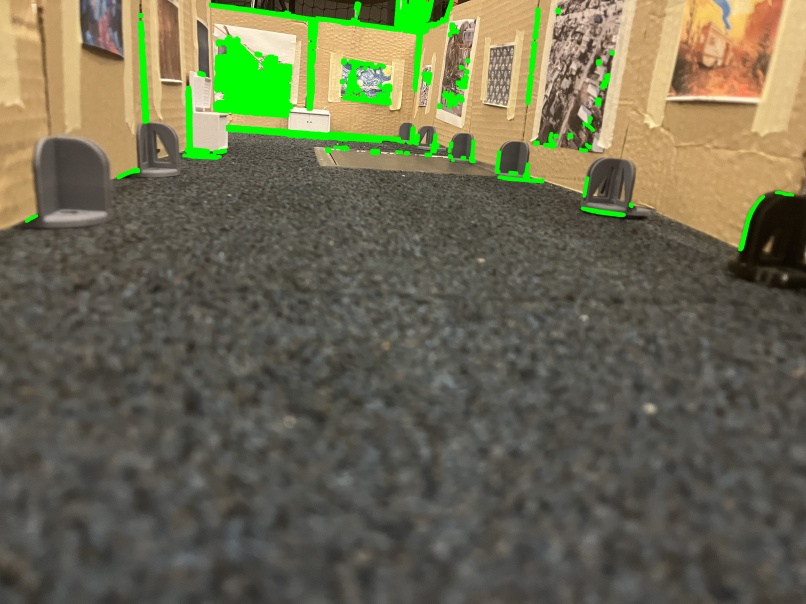
#> input picture DSP_codes/ground/IMG_3826.jpeg, 806 x 604 px
$ python -i boder_detection.py   (imports and definitions only)   (older library calls are emulated)
#> lines starting #> are read from the running program, lines starting #| are printed output that depends on the picture; after the words box and inside, x2 and y2 are one past the last pixel; in counts of white or black regions, pixels touching at a corner belong together
#> further down, picture is the input picture: shape (604, 806, 3); mean B, G, R 81.7, 106.2, 107.6
import cv2
import os
import numpy as np


def detect_large_edges(input_image, sigma=1.0, gradient_threshold=100, kernel_size=9, display_scale=0.2, min_contour_length=20):
    """
    Detect large edges in an image using the gradient method and filter noise using contour filtering.

    Parameters:
        image_path (str): Path to the input image.
        sigma (float): Gaussian blur standard deviation.
        gradient_threshold (int): Threshold to filter weak gradients.
        kernel_size (int): Size of the Sobel operator kernel (must be odd).
        display_scale (float): Scale factor to resize the output for display.
        min_contour_length (int): Minimum contour length to retain.

    Returns:
        numpy.ndarray: Edge-detected image resized for display.
    """
#> called with sigma = 1, gradient_threshold = 100, kernel_size = 9, display_scale = 0.2, min_contour_length = 20
    # Load the image in grayscale
    #original_image = cv2.imread(image_path)
    #if original_image is None:
        #raise FileNotFoundError(f"Image not found at {image_path}")
    grayscale_image = cv2.cvtColor(input_image, cv2.COLOR_BGR2GRAY)
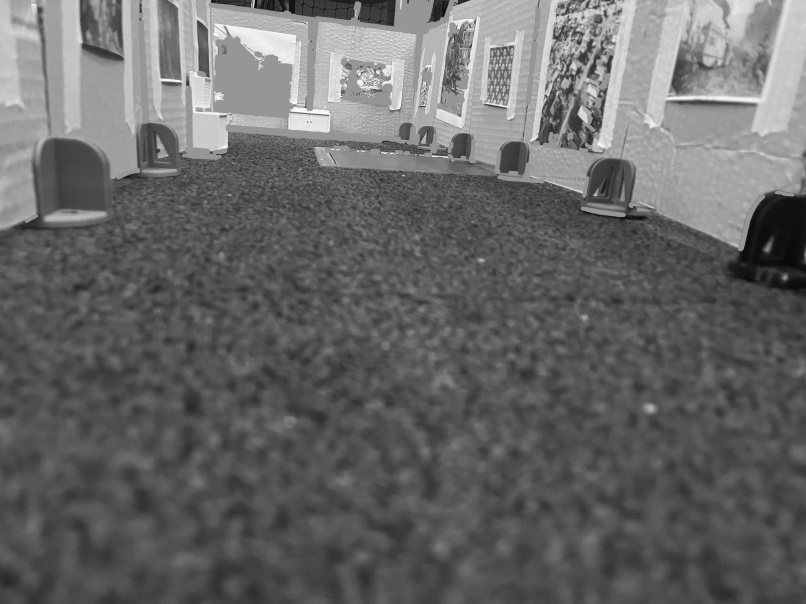
#> grayscale_image: shape (604, 806); min 4, max 253, mean 103.8

    # Apply Gaussian Blur to reduce noise
    blurred = cv2.GaussianBlur(grayscale_image, (0, 0), sigma)

    # Compute gradients using the Sobel operator
    grad_x = cv2.Sobel(blurred, cv2.CV_64F, 1, 0, ksize=kernel_size)
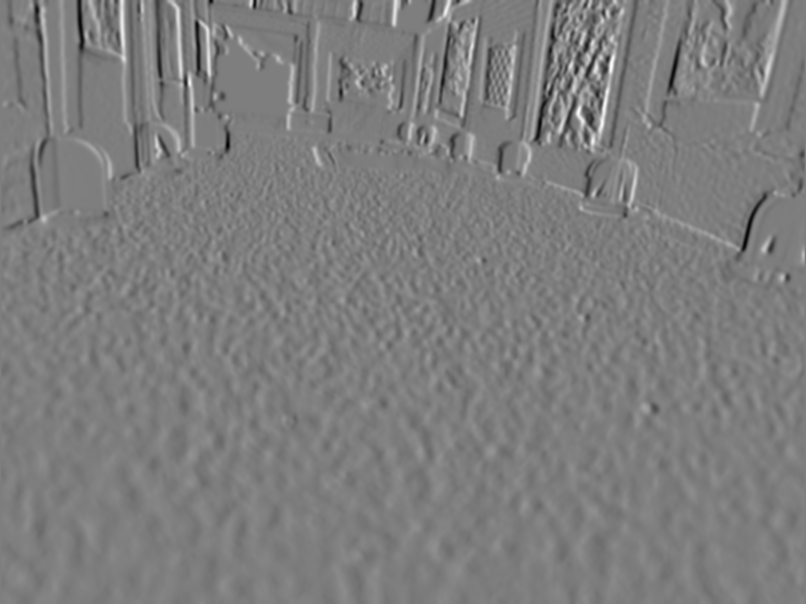
#> grad_x: shape (604, 806) float64; min -1053046, max 1077317, mean -749.3; drawn with min black and max white
    grad_y = cv2.Sobel(blurred, cv2.CV_64F, 0, 1, ksize=kernel_size)
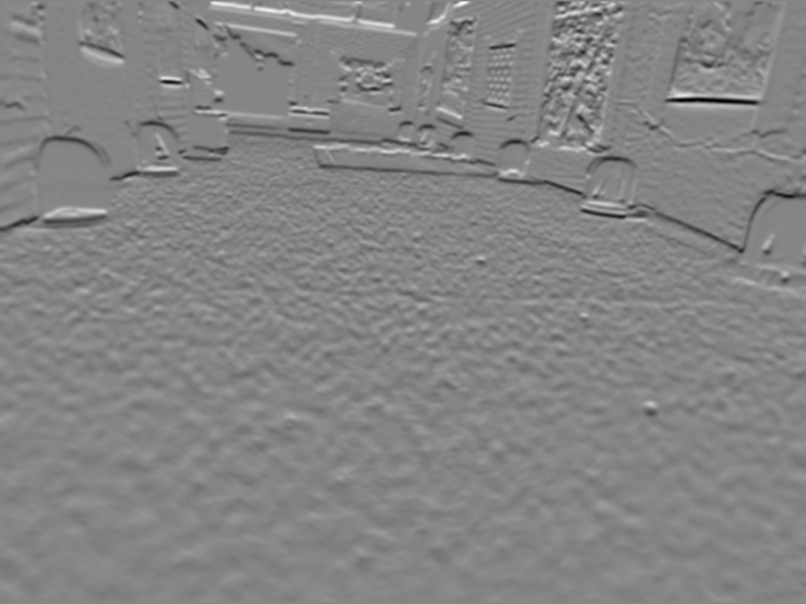
#> grad_y: shape (604, 806) float64; min -1106053, max 1011914, mean -3463.9; drawn with min black and max white

    # Compute gradient magnitude
    gradient_magnitude = np.sqrt(grad_x**2 + grad_y**2)
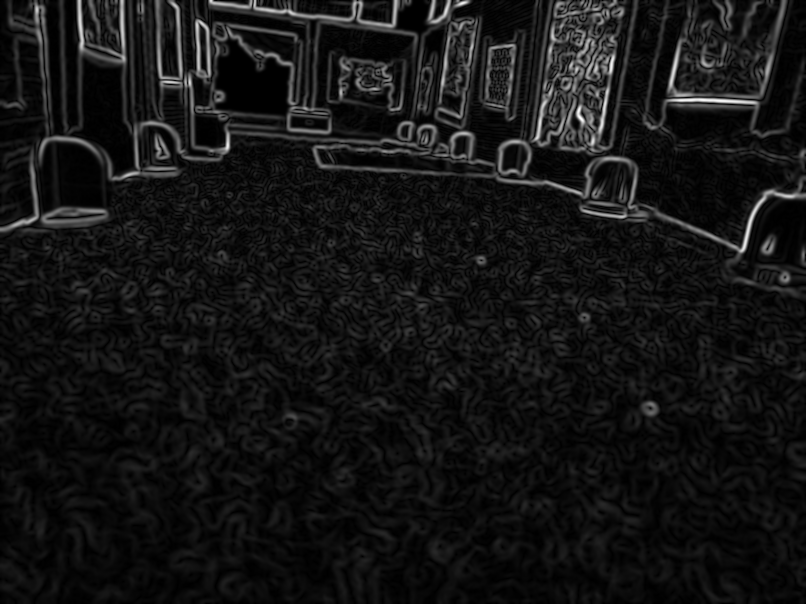
#> gradient_magnitude: shape (604, 806) float64; min 0, max 1134726.2, mean 93671.9; drawn with min black and max white
    gradient_magnitude = cv2.convertScaleAbs(gradient_magnitude)
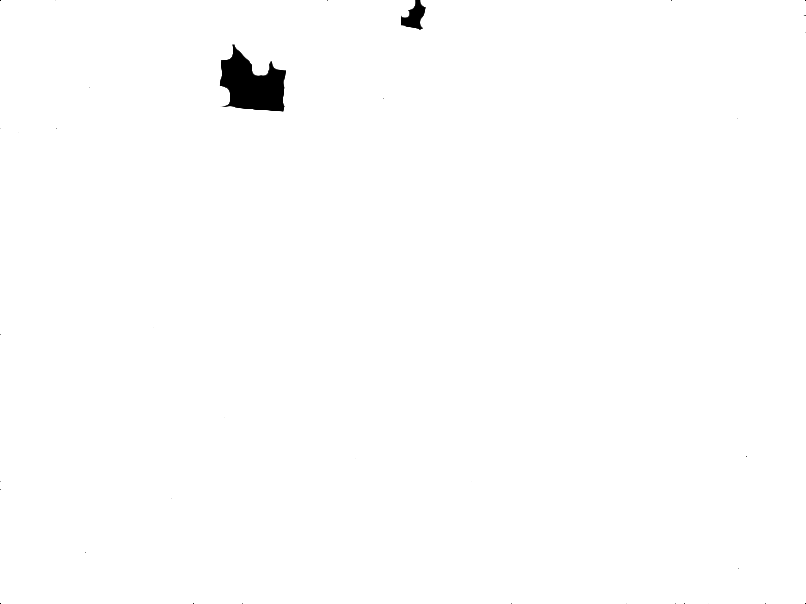
#> gradient_magnitude: shape (604, 806); min 0, max 255, mean 253.4

    # Apply threshold to filter weak gradients
    _, large_edges = cv2.threshold(gradient_magnitude, gradient_threshold, 255, cv2.THRESH_BINARY)
#> large_edges: shape (604, 806); 99.4% white; 14 black regions (12 under 20 px)

    # Find contours in the edge-detected image
    contours, _ = cv2.findContours(large_edges, cv2.RETR_EXTERNAL, cv2.CHAIN_APPROX_SIMPLE)
#> contours = 1 contour; box (x1, y1, x2, y2) and area: (0, 0, 806, 604) 484968

    # Create an empty mask to draw filtered contours
    filtered_edges = np.zeros_like(large_edges)

    # Filter contours by length and draw them on the mask
    for contour in contours:
        if cv2.arcLength(contour, closed=False) > min_contour_length:
            cv2.drawContours(filtered_edges, [contour], -1, 255, thickness=cv2.FILLED)
#> this loop made 1 pass
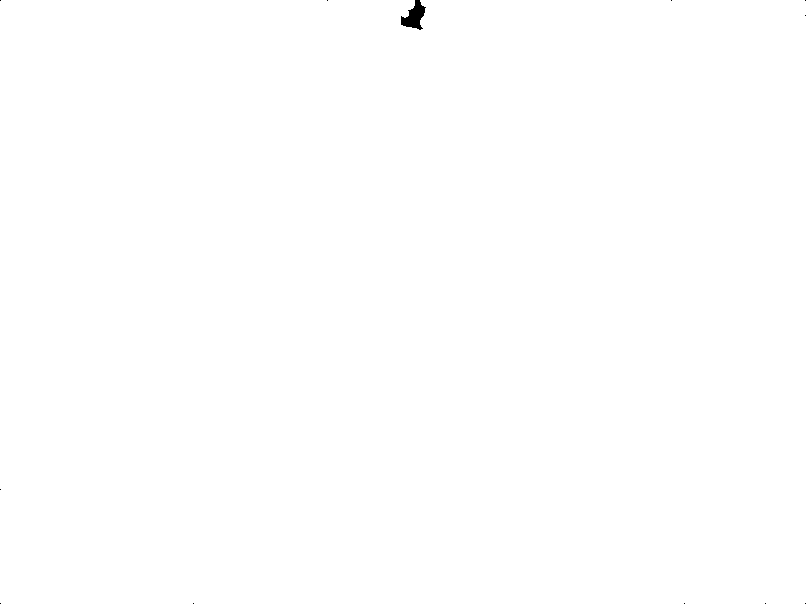
#> filtered_edges: shape (604, 806); 99.9% white; 12 black regions (11 under 20 px), largest, box (x1, y1, x2, y2) and area: (401, 0, 426, 30) 398

    # Resize the edges image for display
    edges_resized = cv2.resize(filtered_edges, None, fx=display_scale, fy=display_scale, interpolation=cv2.INTER_AREA)

    return edges_resized


# Paths to images
current_path = os.getcwd()
image_path = os.path.join(current_path, 'DSP_codes','photos', 'IMG-3644.jpg')

# [7 lines of commented-out code are left out]

>>> import cv2
>>> picture = cv2.imread('../ground/IMG_3826.jpeg')
>>> result = detect_large_edges(picture)

$ run again, on DSP_codes/ground/IMG_3827.jpeg
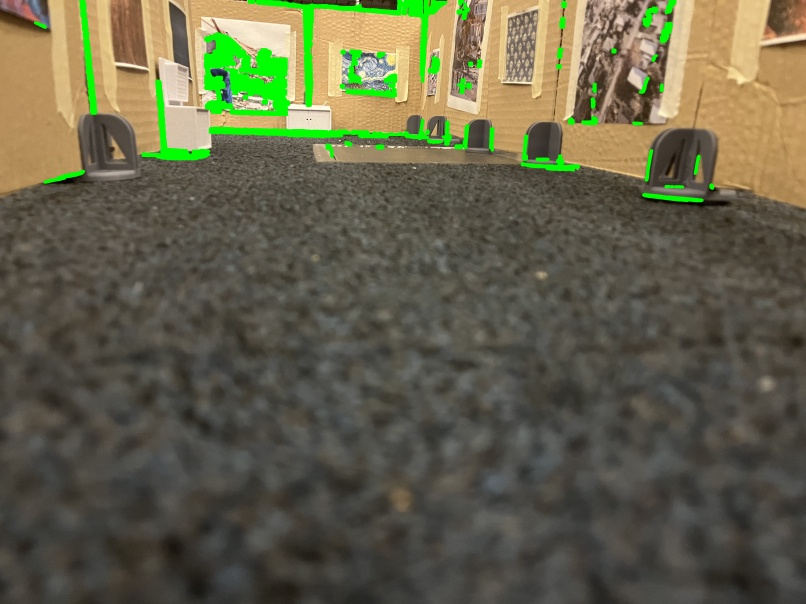
#> input picture DSP_codes/ground/IMG_3827.jpeg, 806 x 604 px
#> picture is the input picture: shape (604, 806, 3); mean B, G, R 74.9, 98.4, 100.2
#> in detect_large_edges, `grad_y = cv2.Sobel(blurred, cv2.CV_64F, 0, 1, ksize=kernel_size)`:
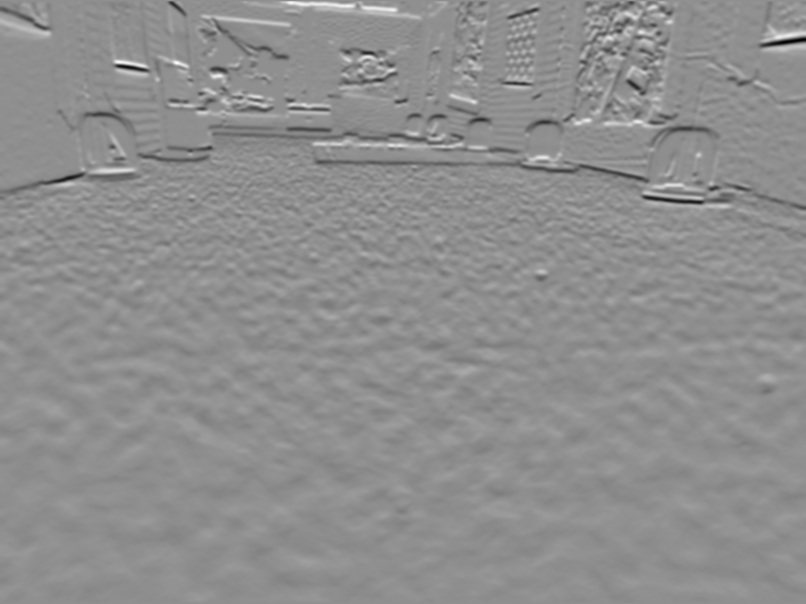
#> grad_y: shape (604, 806) float64; min -1222183, max 951482, mean -4586; drawn with min black and max white
#> in detect_large_edges, `gradient_magnitude = np.sqrt(grad_x**2 + grad_y**2)`:
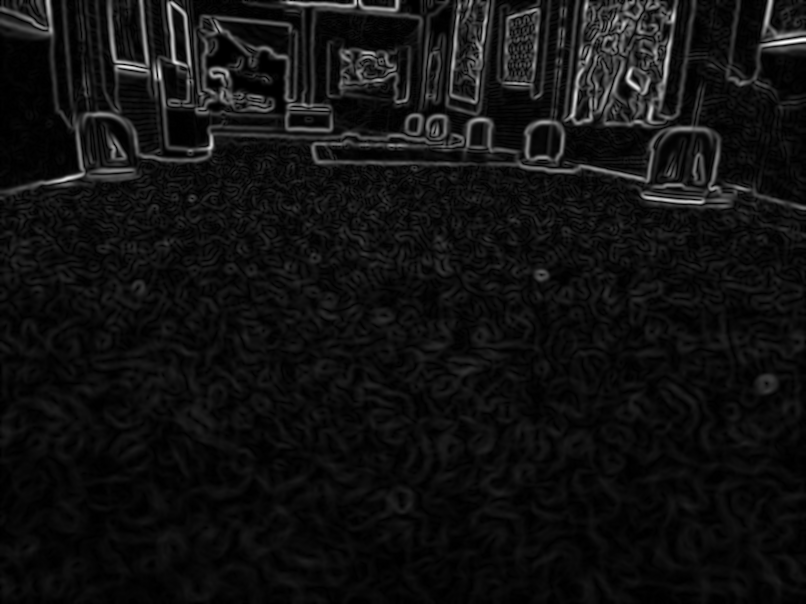
#> gradient_magnitude: shape (604, 806) float64; min 0, max 1225104, mean 84867.8; drawn with min black and max white
#> large_edges: shape (604, 806); 99.9% white; 27 black regions (23 under 20 px)
#> contours = 1 contour; box (x1, y1, x2, y2) and area: (0, 0, 806, 604) 485355
#> the loop in detect_large_edges, `for contour in contours:` made 1 pass

$ run again, on DSP_codes/ground/IMG_3828.jpeg
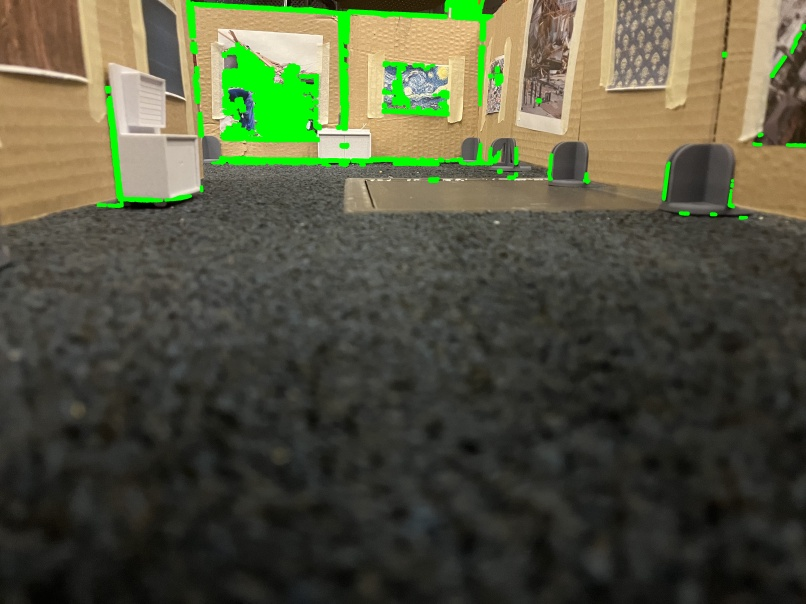
#> input picture DSP_codes/ground/IMG_3828.jpeg, 806 x 604 px
#> picture is the input picture: shape (604, 806, 3); mean B, G, R 63, 85.1, 83.1
#> in detect_large_edges, `grad_y = cv2.Sobel(blurred, cv2.CV_64F, 0, 1, ksize=kernel_size)`:
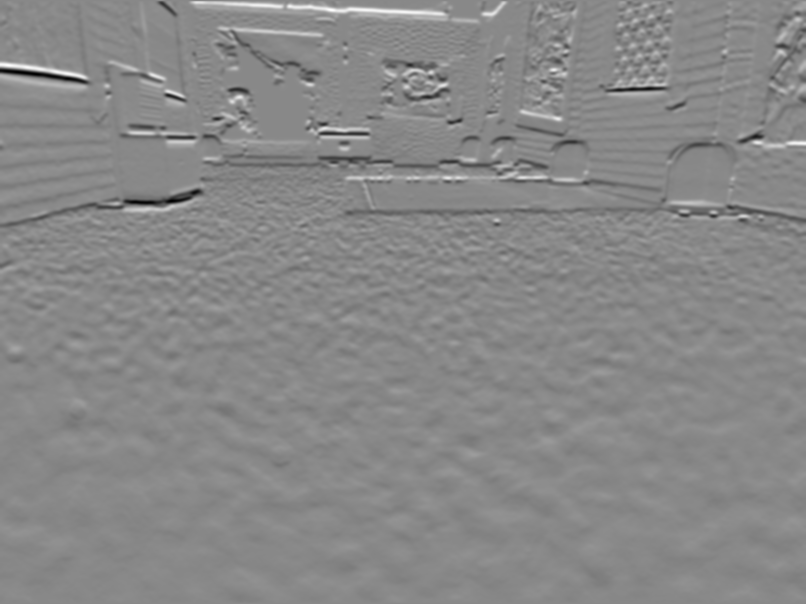
#> grad_y: shape (604, 806) float64; min -1117943, max 964149, mean -4689.6; drawn with min black and max white
#> in detect_large_edges, `gradient_magnitude = cv2.convertScaleAbs(gradient_magnitude)`:
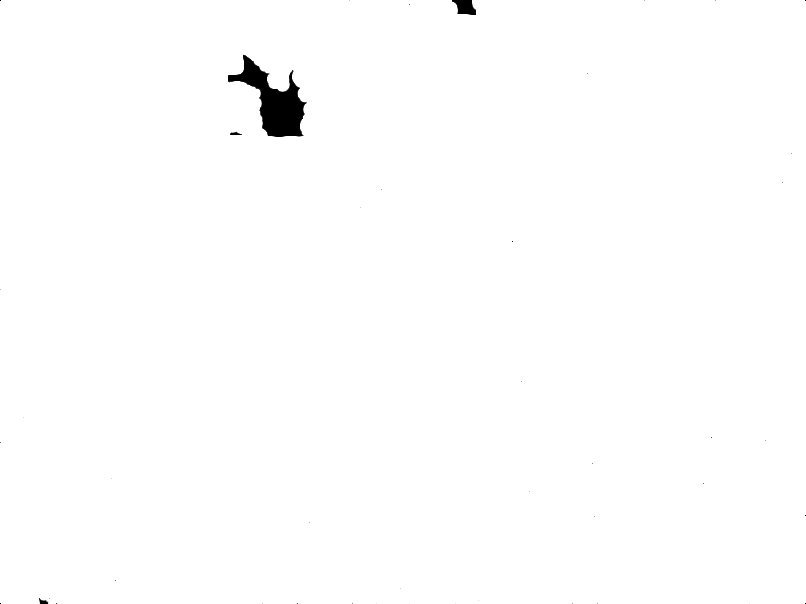
#> gradient_magnitude: shape (604, 806); min 0, max 255, mean 253.5
#> large_edges: shape (604, 806); 99.4% white; 14 black regions (10 under 20 px)
#> contours = 1 contour; box (x1, y1, x2, y2) and area: (0, 0, 806, 604) 485111
#> the loop in detect_large_edges, `for contour in contours:` made 1 pass

$ run again, on DSP_codes/ground/IMG_3829.jpeg
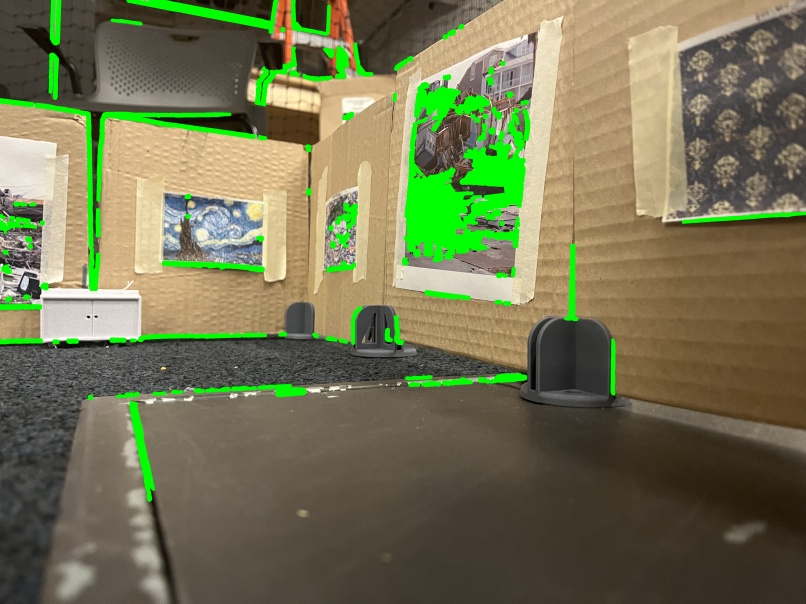
#> input picture DSP_codes/ground/IMG_3829.jpeg, 806 x 604 px
#> picture is the input picture: shape (604, 806, 3); mean B, G, R 82.7, 116.4, 115.2
#> in detect_large_edges, `grad_y = cv2.Sobel(blurred, cv2.CV_64F, 0, 1, ksize=kernel_size)`:
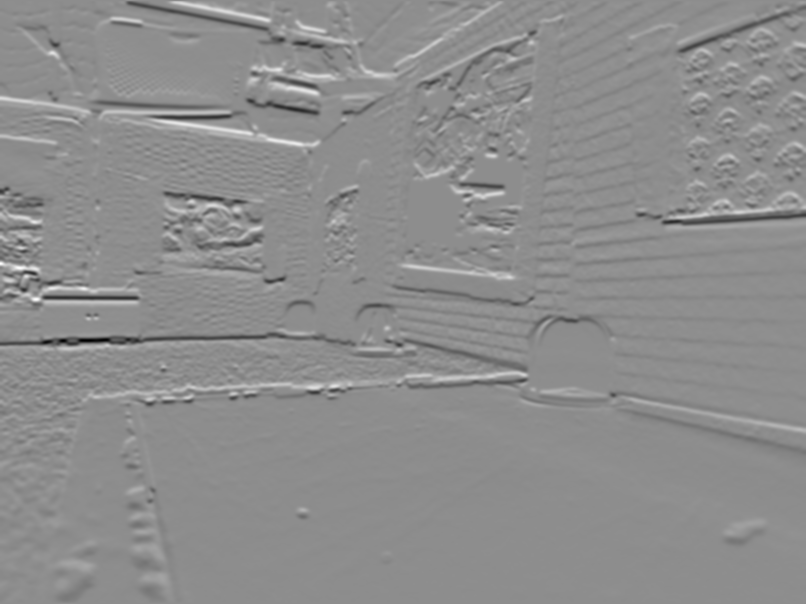
#> grad_y: shape (604, 806) float64; min -1615472, max 1291736, mean -2453.4; drawn with min black and max white
#> in detect_large_edges, `gradient_magnitude = cv2.convertScaleAbs(gradient_magnitude)`:
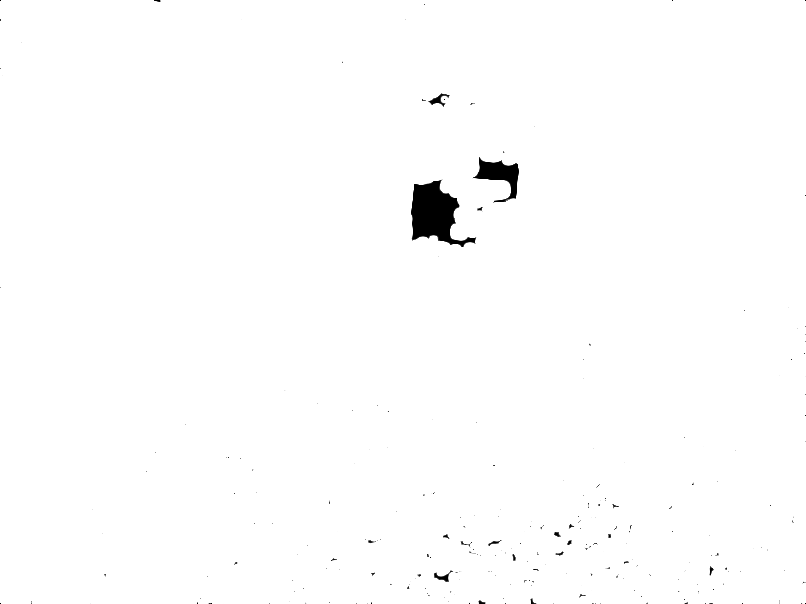
#> gradient_magnitude: shape (604, 806); min 0, max 255, mean 253.1
#> large_edges: shape (604, 806); 99.3% white; 104 black regions (98 under 20 px)
#> contours = 1 contour; box (x1, y1, x2, y2) and area: (0, 0, 806, 604) 485350
#> the loop in detect_large_edges, `for contour in contours:` made 1 pass
